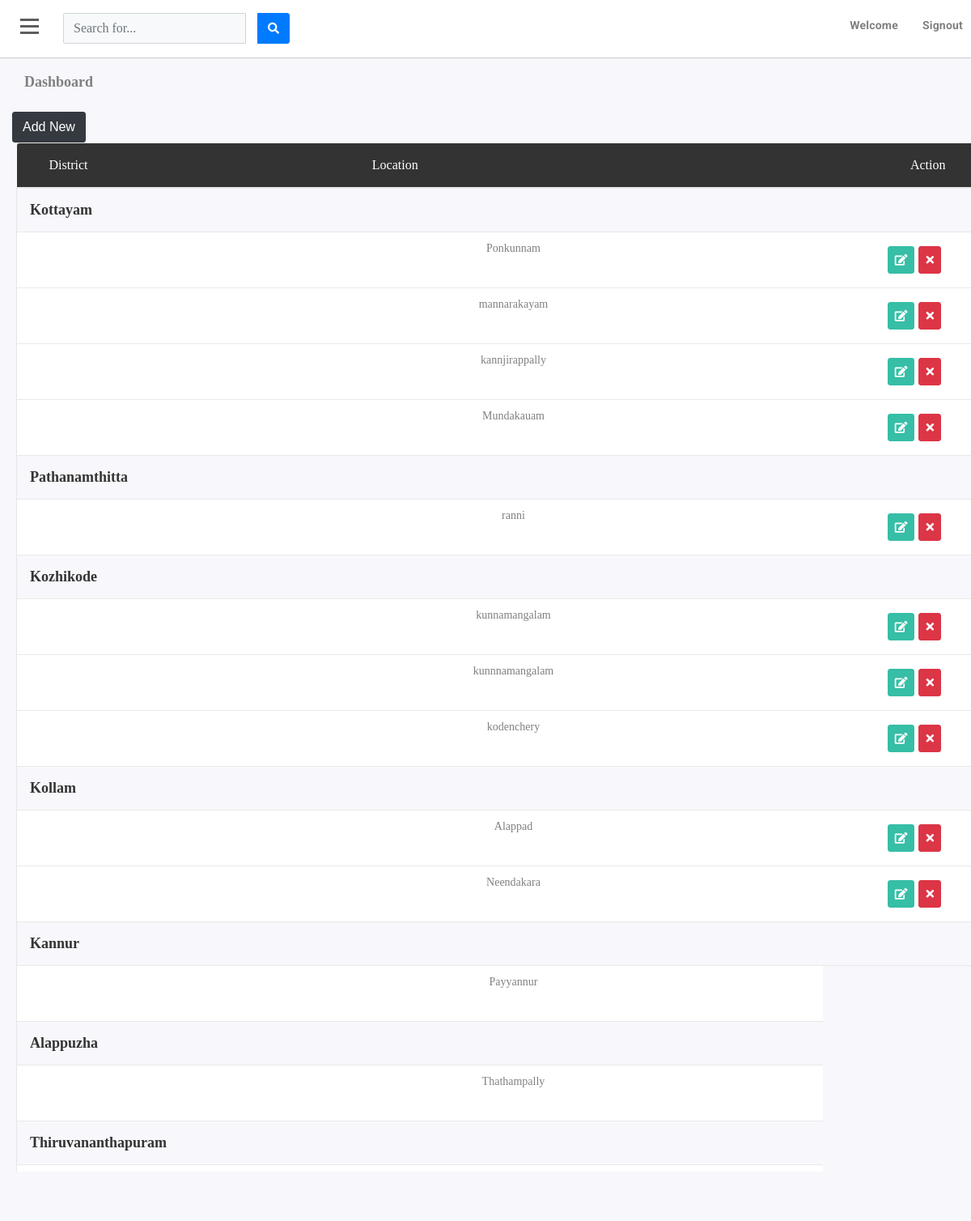
/Admin/admin_loc.php, run on the app's committed database.
### tables this page shows
CREATE TABLE `tbl_district` (
  `district_id` int(5) NOT NULL,
  `district_name` varchar(20) NOT NULL,
  `is_delete` bit(1) NOT NULL
);

CREATE TABLE `tbl_location` (
  `location_id` int(5) NOT NULL,
  `location` varchar(20) NOT NULL,
  `district_id` int(5) NOT NULL,
  `is_delete` bit(1) NOT NULL
);

### Admin/admin_loc.php (the view, shortened to what this page needs)
<?php
require('../DbConnection.php');
?>
<html lang="en">
<head>
    <link rel="stylesheet" href="https://stackpath.bootstrapcdn.com/bootstrap/4.1.3/css/bootstrap.min.css">
    <link rel="stylesheet" href="https://use.fontawesome.com/releases/v5.7.2/css/all.css">
    <link href="../css/admin_stylesheet.css"  rel="stylesheet" media="all">
    <link href="../css/theme.css" rel="stylesheet" media="all">
</head>
<body>
<div id="wrapper">
    <div id="page-content-wrapper">
			<div id="content">
        <div class="container-fluid p-0 px-lg-0 px-md-0">
          <nav class="navbar navbar-expand navbar-light my-navbar">
            <div type="button"  id="bar" class="nav-icon1 hamburger animated fadeInLeft is-closed" data-toggle="offcanvas">
               <span></span>
                <span></span>
                <span></span>
            </div>
          <form class="d-none d-sm-inline-block form-inline navbar-search">
            <div class="input-group">
              <input type="text" class="form-control bg-light " placeholder="Search for..." aria-label="Search" id="searchbar">
              <div class="input-group-append">
                <button class="btn btn-primary" type="button" id="search_submit">
                  <i class="fas fa-search fa-sm"></i>
                </button>
              </div>
            </div>
          </form>
          <ul class="navbar-nav ml-auto py-2">
            <li>
              <a  href="#" id="userDropdown" role="button" >
                <label ><b style="font-famiy: Times New Roman, Times, serif;">Welcome <?php echo $_SESSION['uname']; ?></b></label>
              </a>
            </li>
            <li>
              <a  href="../logout.php" id="userDropdown" role="button" >
                <label ><b style="font-famiy: Times New Roman, Times, serif;">Signout</b></label>
              </a>
            </li>
          </ul>
        </nav>
<div class="col-xs-6">
  <h4 style="padding-left:30px;padding-top:20px;color:grey;">Dashboard</h4>
</div>
<br>
    <div class="row">
        <div class="col">
            <button class="btn btn-dark" id="add-new-loc">Add New</button>
            <div class="table-responsive" id="loc-body">
                <table class="table table-data3" id="add-location" style="margin-left:20px;">
                    <thead>
                        <tr>
                            <th>District</th>
                            <th>Location</th>
                            <th>Action</th>
                        </tr>
                    </thead>
                    <tbody>
                    <?php
                        $sql="SELECT * FROM tbl_district where is_delete=1";
                        $sql_query=mysqli_query($con,$sql);
                        while($data=mysqli_fetch_array($sql_query))
                        {
                            $dis_id=$data['district_id'];
                        ?>
                        <tr>
                            <th rowspan="1" style="text-align:left;">
                                <?php
                                echo $data['district_name'];
                                ?>
                            </th>
                                <?php
                                    $loc_data="select * from tbl_location where district_id=$dis_id and is_delete='1'";
                                    $loc_data_query=mysqli_query($con,$loc_data);
                                    while($loc_details=mysqli_fetch_array($loc_data_query))
                                    {?>
                        <tr style="text-align:center;">
                            <td></td>
                            <td>
                                <?php
                                    echo $loc_details['location'];
                                ?>
                            </td>
                            <td>
                                <button class="btn btn-sm btn-success btn-inline loc_edit" data-target="#demo-lg-modal1" data-toggle="modal" title="Edit"><i class='fas fa-edit'></i></button><a>
                                <button class="btn btn-sm btn-danger btn-inline loc_del" title="Delete"><i class="fa fa-times" aria-hidden="true"></i></button></a><a>
                            </td>
                        </tr>
                            <?php
                                }
                            ?>
                        </tr>
                            <?php
                                }
                            ?>
                    </tbody>
                </table>
            </div>
        </div>
    </div>
</body>
</html>

### css/admin_stylesheet.css (style rules this page uses)
h4 { margin: 2rem 0rem 1rem; }
body { position: relative; overflow-x:hidden; background: #f7f7fc; }
body, html { height: 100%; }
.navbar-nav > li > a ,.submenu-box ul li a { color:gray!important; text-transform: capitalize; font-size: 14px; padding:10px 10px 10px 20px!important; display: block; font-weight: 400; position: relative; z-index: 2; font-family: 'Roboto', sans-serif; letter-spacing: .2px; }
.navbar-nav li { display:block!important; margin:2px 0px; }
#page-content-wrapper { width: 100%; transition: all 0.5s ease; }
.nav-icon1 { z-index: 999; position:relative; display: block; width:23px; margin:0px 30px 0px 25px; cursor:pointer; height: 25px; }
.nav-icon1 span { position:absolute; top:0; width:100%; height:3px; cursor:pointer; background-color:#5d5d5d; left:0; transform:rotate(0deg); transition:.30s ease-in-out; }
.nav-icon1 span:nth-of-type(1) { top:0; }
.nav-icon1 span:nth-of-type(2) { top:8px; }
.nav-icon1 span:nth-of-type(3) { top:16px; }
.my-navbar { padding:0px; background-color:white; box-shadow: 0 1px 1px 0 rgba(0,0,0,.16); }
.btn-sm { padding: .25rem .5rem; font-size: .875rem; line-height: 1.5; border-radius: .2rem; }
.btn-success { color: #fff; background-color: #36bea6; border-color: #36bea6; }
.table th, .table td { padding: 1rem; font-size:14px; color:#333; vertical-align: top; border-top: 1px solid #dee2e6; font-family: 'Times New Roman', Times, serif; font-size: 18px; }
.table { font-size: 14px; font-weight: 5px; }
table.table { table-layout: fixed; width: 100%; font-size: 19px; }
table.table tr th, table.table tr td { border-color: #e9e9e9; }
.table button { margin-left: 5px; }
table.table td i { font-size: 14px; }
.btn-danger { display: inline-block; margin :5px; }
.btn-inline { height: 34px; border-radius: 0 4px 4px 0; margin-left: -10px; }
#services table,button { margin-left: 15px; font-family: Verdana, Geneva, Tahoma, sans-serif; }
#services td,th { font-family: Arial, Helvetica, sans-serif; font-size: 14px; }

### data on the page
tbl_district: district_name "Kottayam"
tbl_location: location "Ponkunnam"
tbl_location: location "mannarakayam"
tbl_location: location "kannjirappally"
tbl_location: location "Mundakauam"
tbl_district: district_name "Pathanamthitta"
tbl_location: location "ranni"
tbl_district: district_name "Kozhikode"
tbl_location: location "kunnamangalam"
tbl_location: location "kunnnamangalam"
tbl_location: location "kodenchery"
tbl_district: district_name "Kollam"
tbl_location: location "Alappad"
tbl_location: location "Neendakara"
tbl_district: district_name "Kannur"
tbl_location: location "Payyannur"
tbl_district: district_name "Alappuzha"
tbl_location: location "Thathampally"
tbl_district: district_name "Thiruvananthapuram"
